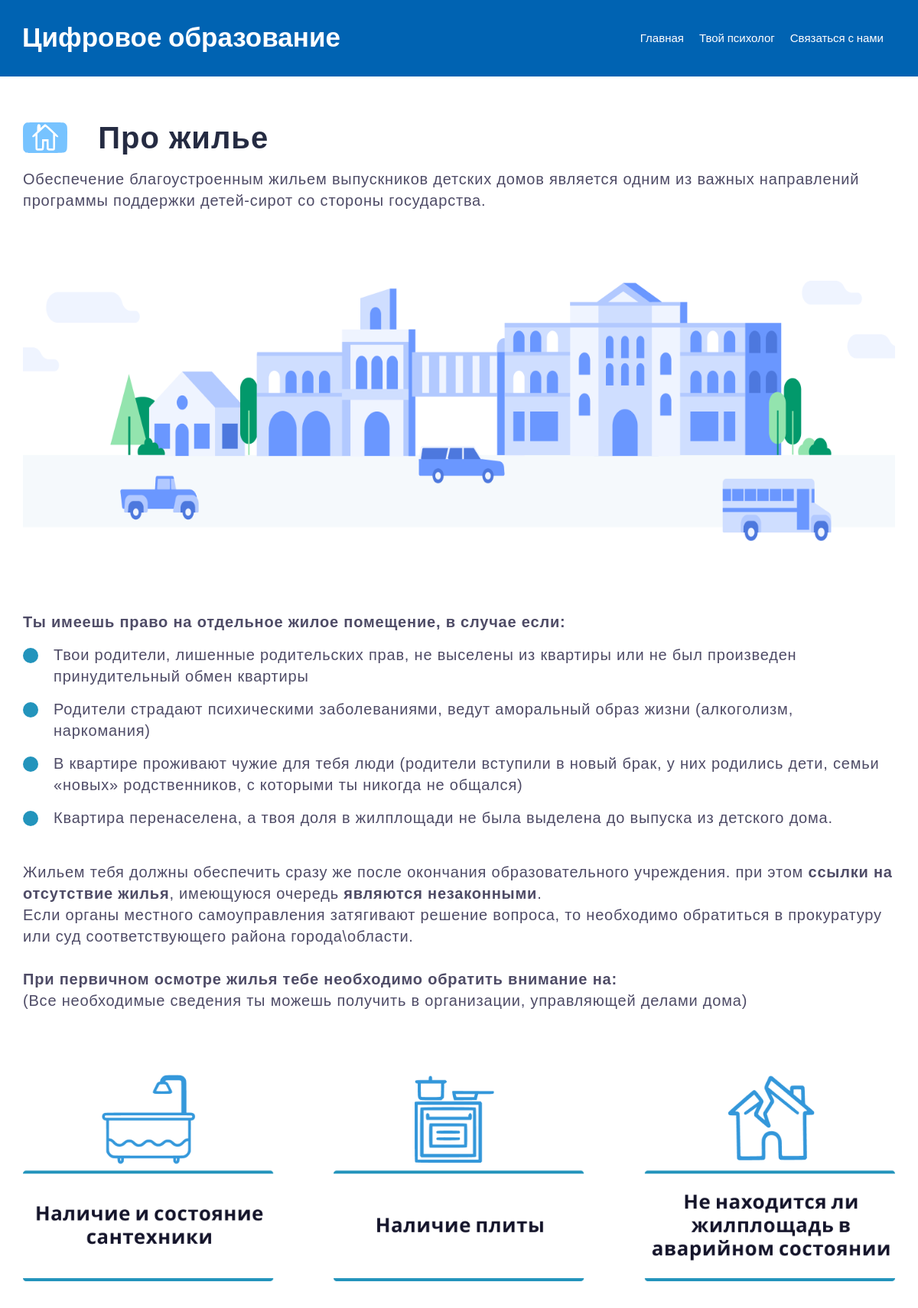
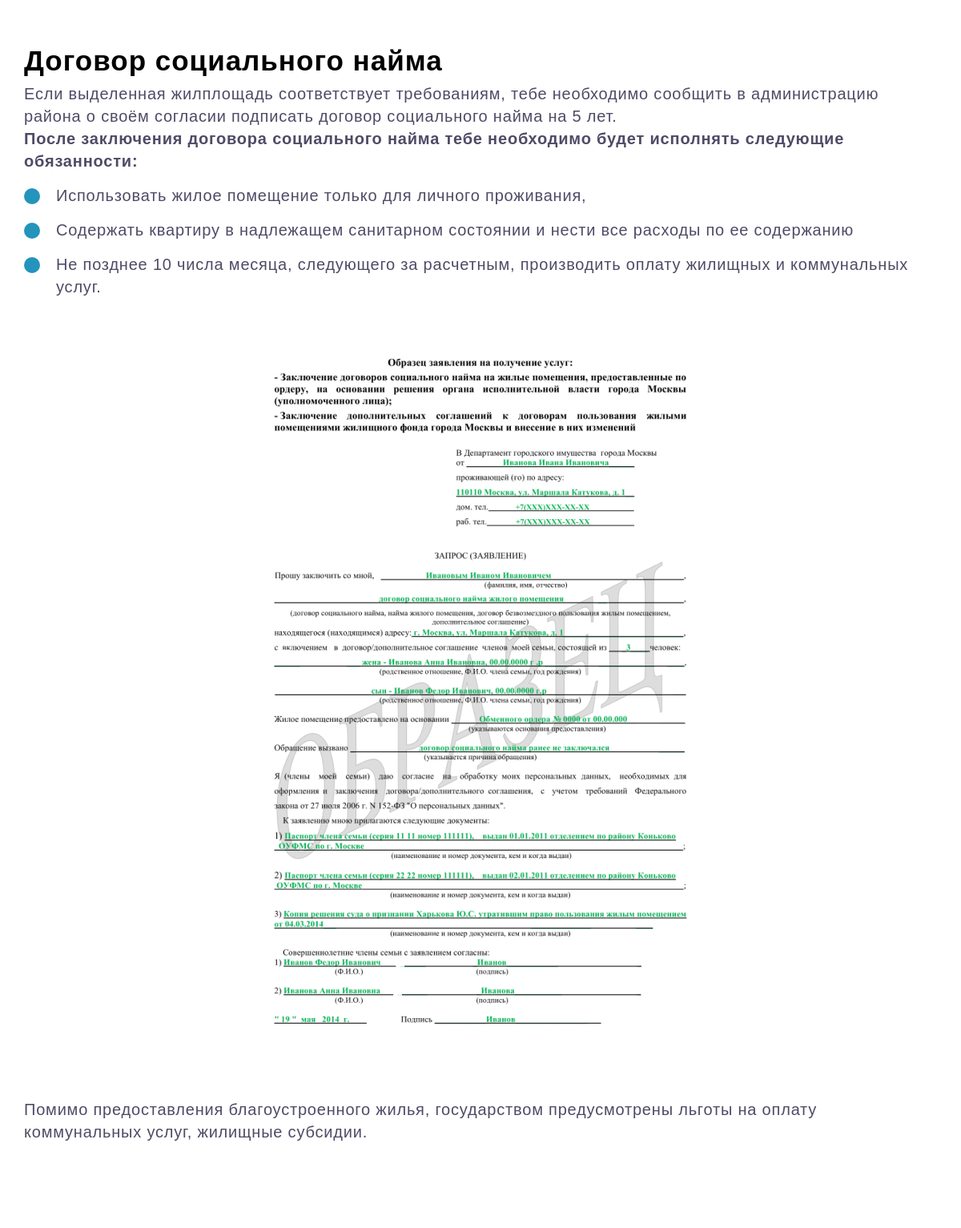
The app's page /article/1/ (upper part) with its own data (2 pictures, top to bottom).
### MainApp/models.py (models this page shows, shortened)
class Articles(models.Model):
    title = models.CharField(max_length=100, verbose_name='Заголовок')
    icon = models.FileField(upload_to='icons/%Y/%m/%d/', verbose_name='Иконка', blank=True)
    description = models.TextField(verbose_name='Краткое описание')
    content = models.TextField(verbose_name='Контент')
    created_at = models.DateTimeField(auto_now_add=True, verbose_name='Дата создания')
    is_published = models.BooleanField(default=True, verbose_name='Опубликовано')
    def __str__(self):
        return self.title
    class Meta:
        verbose_name = 'Статья'
        verbose_name_plural = 'Статьи'
        ordering = ['created_at']

### MainApp/views.py (the view)
# urls.py: path('article/<int:pk>/', ArticlePage.as_view(), name='article_page'),
class ArticlePage(DetailView):
    model = Articles
    template_name = 'MainApp/ArticlePage.html'
    context_object_name = 'Article'
    allow_empty = False
    def get_context_data(self, *, object_list=None, **kwargs):
        context = super().get_context_data(**kwargs)
        context['title'] = Articles.objects.get(pk=self.kwargs['pk'])
        return context

### MainApp/templates/MainApp/ArticlePage.html (shortened to what this page needs)
{%extends 'base_layout.html' %}
{% load static %}
{% block styles %}
<link rel="stylesheet" href="{% static 'css/ArticlePageStyle.css' %}">
{% endblock %}
{% block header %}
{% include 'MainApp/header.html' %}
{% endblock %}
{% block content %}
<div class="page__article article">
    <div class="article__container _container">
        <div class="article__header article-header">
            <div class="article-header__icon">
                <img src="{{Article.icon.url}}" alt="">
            </div>
            <div class="article-header__title">
                {{Article.title}}
            </div>
        </div>
        <div class="article__body">
            <div class="article__text">
                {{Article.content|safe}}
            </div>
        </div>
    </div>
</div>
{% endblock %}

### GrantTisbi/static/css/base_styles.css (style rules this page uses)
* { padding: 0; margin: 0; border: 0; }
*,*:before,*:after { -webkit-box-sizing: border-box; -moz-box-sizing: border-box; box-sizing: border-box; }
html,body { height: 100%; width: 100%; font-size: 100%; line-height: 1; font-size: 14px; color: #252B42; font-weight: 500; font-family: "REX"; -ms-text-size-adjust: 100%; -moz-text-size-adjust: 100%; -webkit-text-size-adjust: 100%; }
ul li { list-style: none; }
img { vertical-align: top; }
h1,h2,h3,h4,h5,h6 { font-size: inherit; font-weight: 400; }
._container { max-width: 1345px; padding: 0 15px; margin: 0 auto; }
body { font-family: 'Roboto', sans-serif; }

### GrantTisbi/static/css/ArticlePageStyle.css (style rules this page uses)
.page__article { padding: 60px 0; }
.article__container { padding: 0 30px; }
.article__header { display: flex; align-items: center; }
.article-header__icon { height: 40px; weight: 60px; }
.article-header__icon img { height: 40px; weight: 60px; max-width: 100%; max-height: 100%; object-fit: contain; margin: 0; padding: 0; text-align: flex-start; align-items: flex-start; }
.article-header__title { font-family: 'Poppins', sans-serif; font-size: 40px; font-weight: 800; line-height: calc(60/60 * 100%); letter-spacing: 1px; padding: 0 0 0px 40px; }
.article__body { padding: 20px 0; font-family: 'Poppins', sans-serif; font-size: 20px; line-height: 28px; letter-spacing: 0.8px; color: #4E4B66; }
.article__text img { max-width: 100%; max-height: 100%; object-fit: contain; display: flex; justify-content: center; text-align: center; align-items: center; margin: 50px auto; }
.article__text h1 { font-family: 'Poppins', sans-serif; font-size: 35px; font-weight: 700; line-height: 35px; letter-spacing: 1px; padding: 10px 0; color: black; }
.article__text li { list-style: none; padding: 0px 0px 0px 40px; margin: 15px 0; background-image: url('/static/image/ul_li.svg'); background-repeat: no-repeat; background-position: left 5px; background-size: 20px; }

### records on screen
Articles: icon (picture), title "Про жилье", content "Обеспечение благоустроенным жильем выпускников детских домов является одним из важных направлений программы поддержки детей-сирот со стороны государства. Ты имеешь право на отдельное жилое помещение, в случае если: Твои родители, лишенные родительских прав, не выселены из квартиры или не был произведен принудительный обмен квартиры Родители страдают психическими заболеваниями, ведут аморальный образ жизни (алкоголизм, наркомания) В квартире проживают чужие для тебя люди (родители вступили в новый брак, у них родились дети, семьи «новых» родственников, с которыми ты никогда не общался) Квартира перенаселена, а твоя доля в жилплощади не была выделена до выпуска из детского дома. Жильем тебя…", content (picture)
